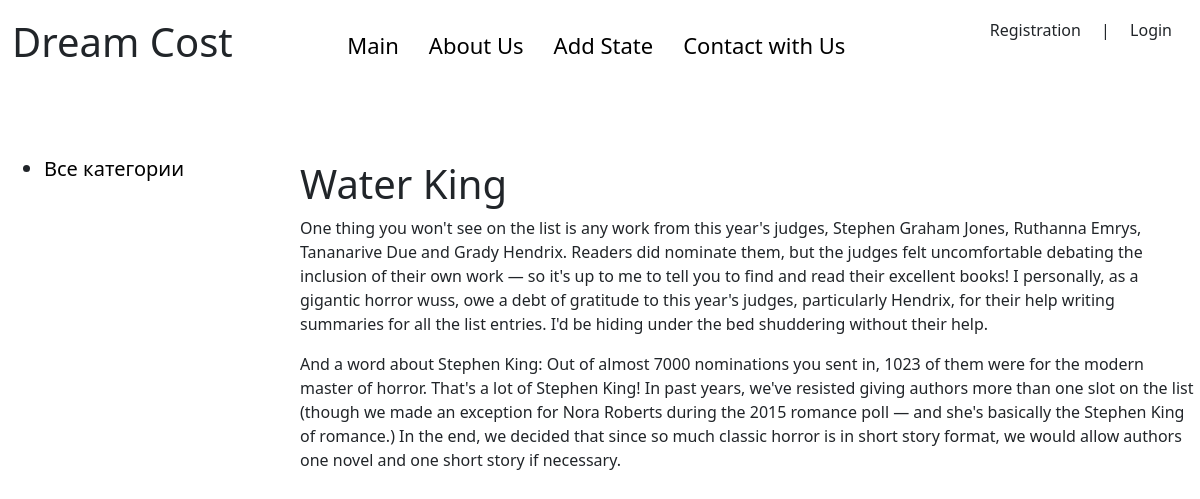
The app's page /post/17/ with its own data.
### main/models.py (models this page shows, shortened)
class Story(models.Model):
    title = models.CharField(max_length=255)
    content = models.TextField(blank=True)
    time_create = models.DateTimeField(auto_now=True)
    time_update = models.DateTimeField(auto_now=True)
    is_published = models.BooleanField(default=True)
    cat = models.ForeignKey('Category', on_delete=models.PROTECT, null=True)
    class Meta:
        verbose_name = 'Story'
        verbose_name_plural = 'Stories'

### main/views.py (the view)
# urls.py: path('post/<int:pk>/', ShowPost.as_view(), name='post'),
class ShowPost(DetailView):
    model = Story
    template_name = 'main/post.html'
    context_object_name = 'post'
    def get_context_data(self, *, object_list=None, **kwargs):
        context = super().get_context_data(**kwargs)
        context['title'] = context['post']
        context['menu'] = menu
        return context

### main/templates/main/post.html
{% extends 'main/based.html' %}
{% block content %}
<h1>{{post.title}}</h1>
{{post.content|linebreaks}}
{% endblock %}

### main/templates/main/based.html (style rules this page uses)
* { margin: 0; padding: 0; }

### records on screen
Story: title "Water King", content "One thing you won't see on the list is any work from this year's judges, Stephen Graham Jones, Ruthanna Emrys, Tananarive Due and Grady Hendrix. Readers did nominate them, but the judges felt uncomfortable debating the inclusion of their own work — so it's up to me to tell you to find and read their excellent books! I personally, as a gigantic horror wuss, owe a debt of gratitude to this year's judges, particularly Hendrix, for their help writing summaries for all the list entries. I'd be hiding under the bed shuddering without their help. And a word about Stephen King: Out of almost 7000 nominations you sent in, 1023 of them were for the modern master of horror. That's a lot of Stephen…"
